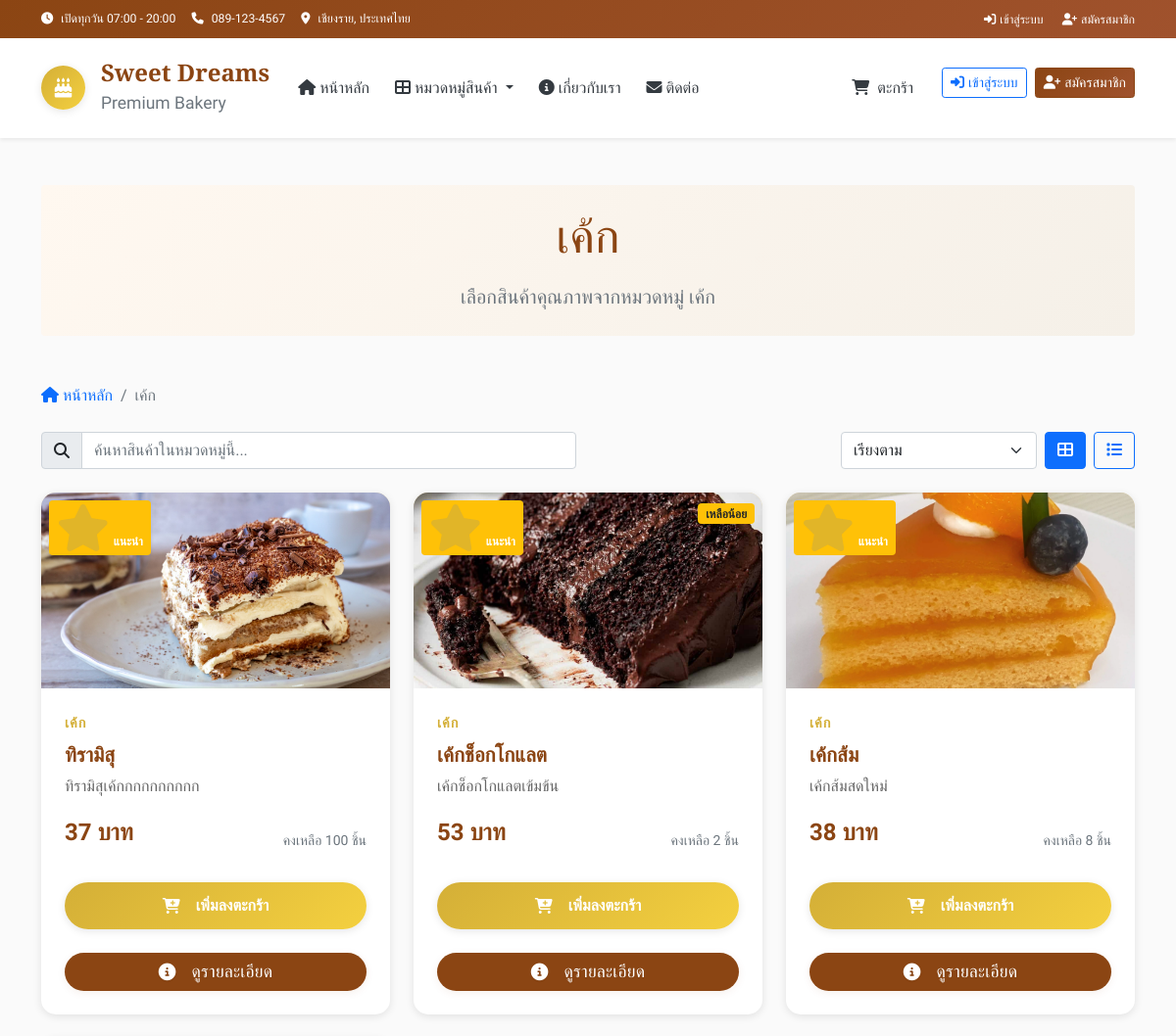
The page /category/1 (upper part) on the database as committed earlier.
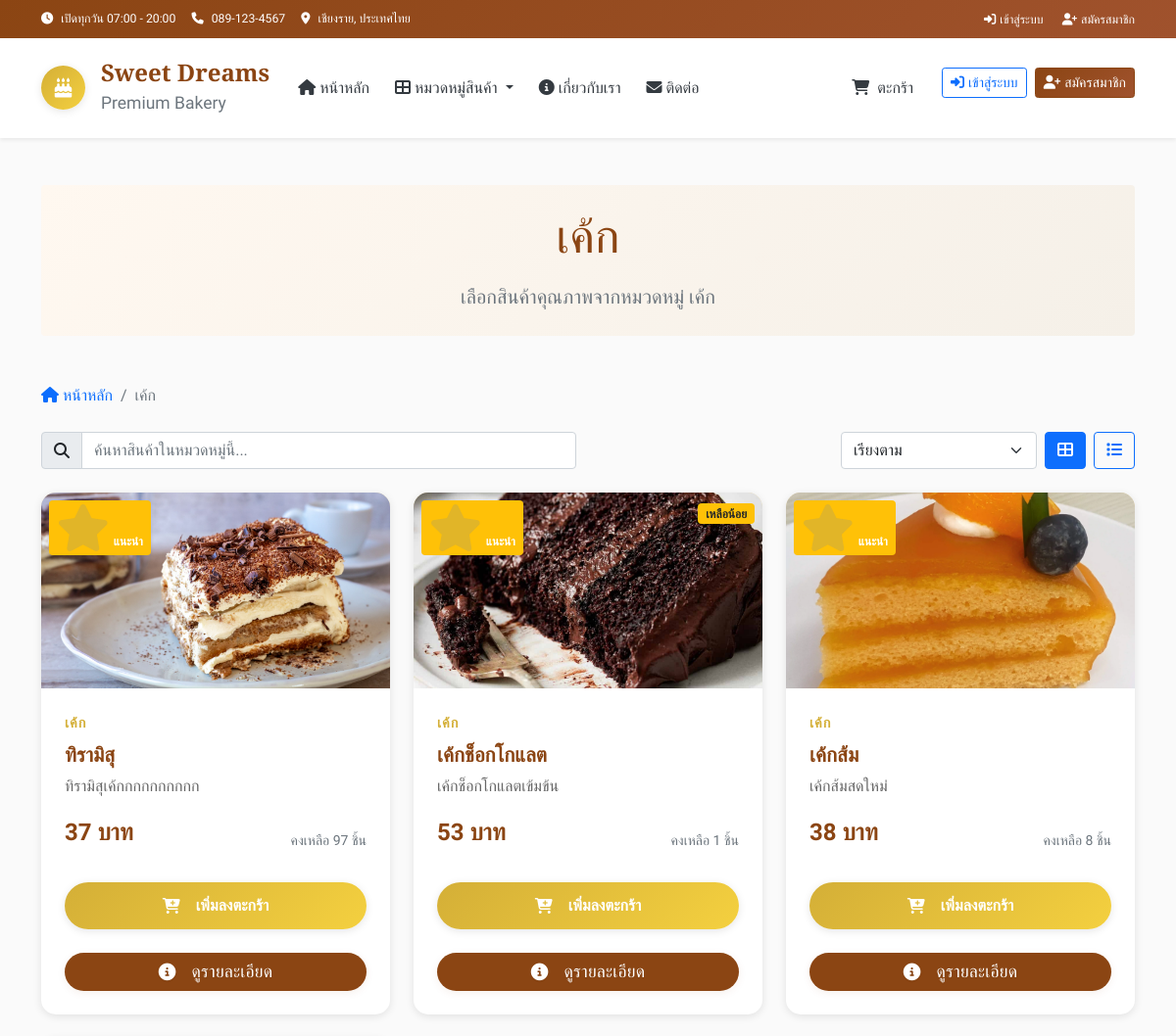
The same page on the database as committed later.
### tables this page shows
CREATE TABLE products (
        id INTEGER PRIMARY KEY AUTOINCREMENT,
        name TEXT NOT NULL,
        name_en TEXT,
        description TEXT,
        price DECIMAL(10,2) NOT NULL,
        image TEXT,
        category_id INTEGER,
        is_available BOOLEAN DEFAULT 1,
        is_featured BOOLEAN DEFAULT 0,
        stock_quantity INTEGER DEFAULT 0,
        created_at TIMESTAMP DEFAULT CURRENT_TIMESTAMP,
        FOREIGN KEY (category_id) REFERENCES categories (id)
    );

### app.py (the view)
@app.route('/category/<int:category_id>')
def category_by_id(category_id):
    categories = get_categories()
    products = get_products_by_category(category_id)
    category_name = None
    for cat in categories:
        if cat['id'] == category_id:
            category_name = cat['name']
            break
    if not category_name:
        flash('ไม่พบหมวดหมู่ที่ต้องการ')
        return redirect(url_for('index'))
    return render_template('category.html',
                         products=products,
                         category_name=category_name)

### app.py (called while the page is built, shortened)
def get_db_connection():
    conn = sqlite3.connect(DB_NAME)
    conn.row_factory = sqlite3.Row
    return conn

def get_categories():
    conn = get_db_connection()
    categories = conn.execute(
        "SELECT * FROM categories ORDER BY display_order"
    ).fetchall()
    conn.close()
    return categories

def get_products_by_category(category_id=None, featured_only=False):
    conn = get_db_connection()
    if category_id:
        if featured_only:
            products = conn.execute("""
                SELECT p.*, c.name as category_name
                FROM products p
                JOIN categories c ON p.category_id = c.id
                WHERE p.category_id = ? AND p.is_available = 1 AND p.is_featured = 1
                ORDER BY p.created_at DESC
            """, (category_id,)).fetchall()
        else:
            products = conn.execute("""
                SELECT p.*, c.name as category_name
                FROM products p
                JOIN categories c ON p.category_id = c.id
                WHERE p.category_id = ? AND p.is_available = 1
                ORDER BY p.created_at DESC
            """, (category_id,)).fetchall()
    conn.close()
    return products

### templates/category.html (shortened to what the changed rows need)
{% extends "layout.html" %}
{% block content %}
<div class="container py-5">
    <div class="row mb-5">
        <div class="col-12">
            <div class="bg-gradient-light rounded p-4 text-center">
                <h1 class="display-5 mb-3">{{ category_name }}</h1>
            </div>
        </div>
    </div>
    {% if products %}
        <div class="row" id="products-container">
            {% for product in products %}
            <div class="col-lg-4 col-md-6 mb-4 product-item"
                 data-name="{{ product.name }}"
                 data-price="{{ product.price }}">
                <div class="product-card h-100">
                    <div class="product-image">
                        {% if product.image %}
                            <img src="{{ url_for('static', filename='images/products/' + product.image) }}"
                                 alt="{{ product.name }}"
                                 class="img-fluid"
                                 loading="lazy">
                        {% else %}
                            <i class="fas fa-birthday-cake"></i>
                        {% endif %}
                        {% if product.is_featured %}
                        <div class="position-absolute top-0 start-0 m-2">
                            <span class="badge bg-warning">
                                <i class="fas fa-star me-1"></i>แนะนำ
                            </span>
                        </div>
                        {% endif %}
                        {% if product.stock_quantity <= 5 and product.stock_quantity > 0 %}
                        <div class="position-absolute top-0 end-0 m-2">
                            <span class="badge bg-warning text-dark">
                                เหลือน้อย
                            </span>
                        </div>
                        {% endif %}
                    </div>
                    <div class="product-body">
                        <div class="product-category">{{ category_name }}</div>
                        <h5 class="product-name">{{ product.name }}</h5>
                        {% if product.description %}
                            <p class="product-description">{{ product.description }}</p>
                        {% endif %}
                        <div class="d-flex justify-content-between align-items-center mb-3">
                            <div class="product-price">{{ "%.0f"|format(product.price) }} บาท</div>
                            {% if product.stock_quantity > 0 %}
                                <small class="text-muted">คงเหลือ {{ product.stock_quantity }} ชิ้น</small>
                            {% else %}
                                <small class="text-danger">สินค้าหมด</small>
                            {% endif %}
                        </div>
                        <div class="d-grid gap-2">
                            {% if product.stock_quantity > 0 %}
                                <button class="btn btn-custom add-to-cart"
                                        data-product-id="{{ product.id }}"
                                        data-product-name="{{ product.name }}"
                                        data-product-price="{{ product.price }}">
                                    <i class="fas fa-cart-plus me-2"></i>
                                    เพิ่มลงตะกร้า
                                </button>
                            {% else %}
                                <button class="btn btn-secondary" disabled>
                                    <i class="fas fa-times me-2"></i>
                                    สินค้าหมด
                                </button>
                            {% endif %}
                            <div class="d-flex justify-content-center mt-2">
                                <a href="{{ url_for('product_detail', product_id=product.id) }}"
                                class="btn btn-detail-view">
                                    <i class="fas fa-info-circle me-2"></i>
                                    ดูรายละเอียด
                                </a>
                            </div>
                        </div>
                    </div>
                </div>
            </div>
            {% endfor %}
        </div>
    {% endif %}
</div>
{% endblock %}

Rows that differ between the two databases and show on the page:
changed products "ทิรามิสุ": stock_quantity "100" → "97"
changed products "เค้กช็อกโกแลต": stock_quantity "2" → "1"
